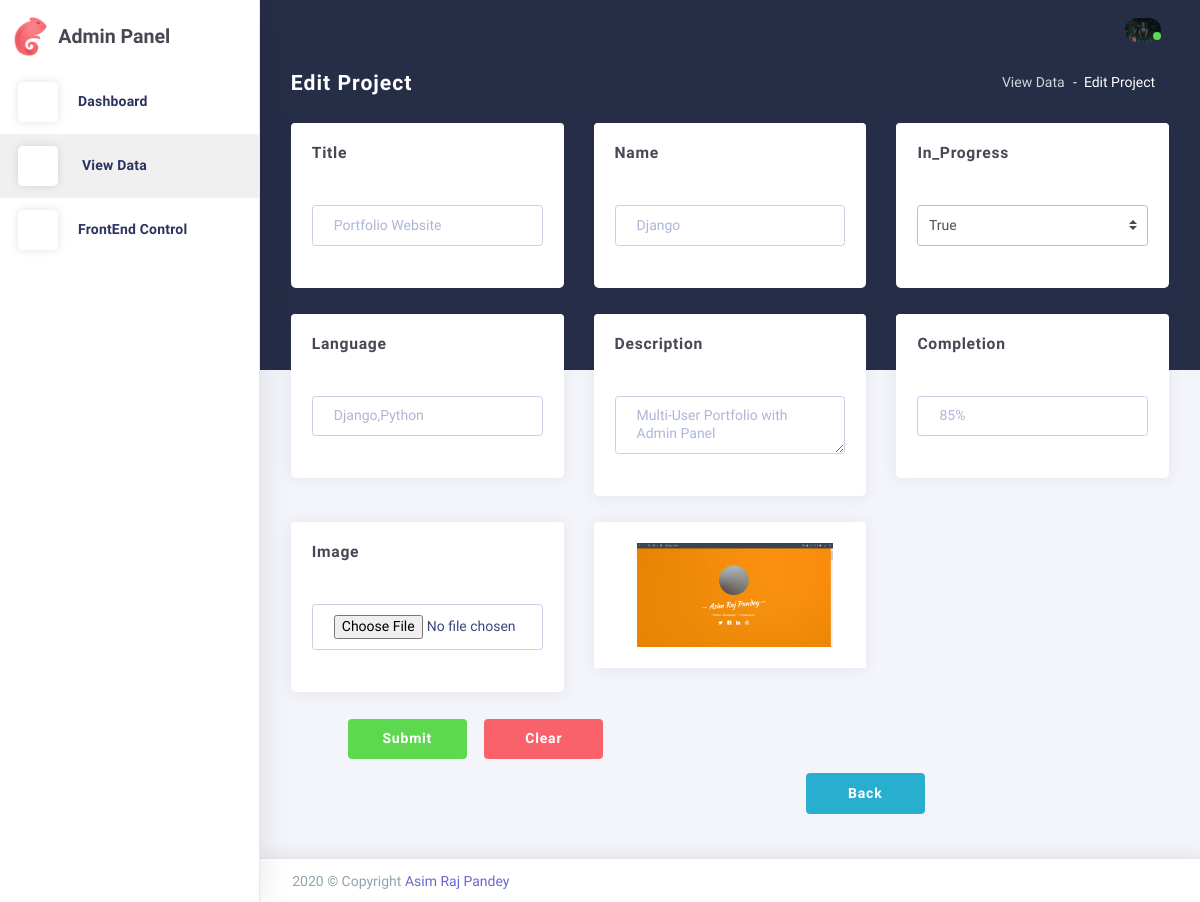
Page /admin-Panel/edit-project/12 (signed in) on the earlier database version.
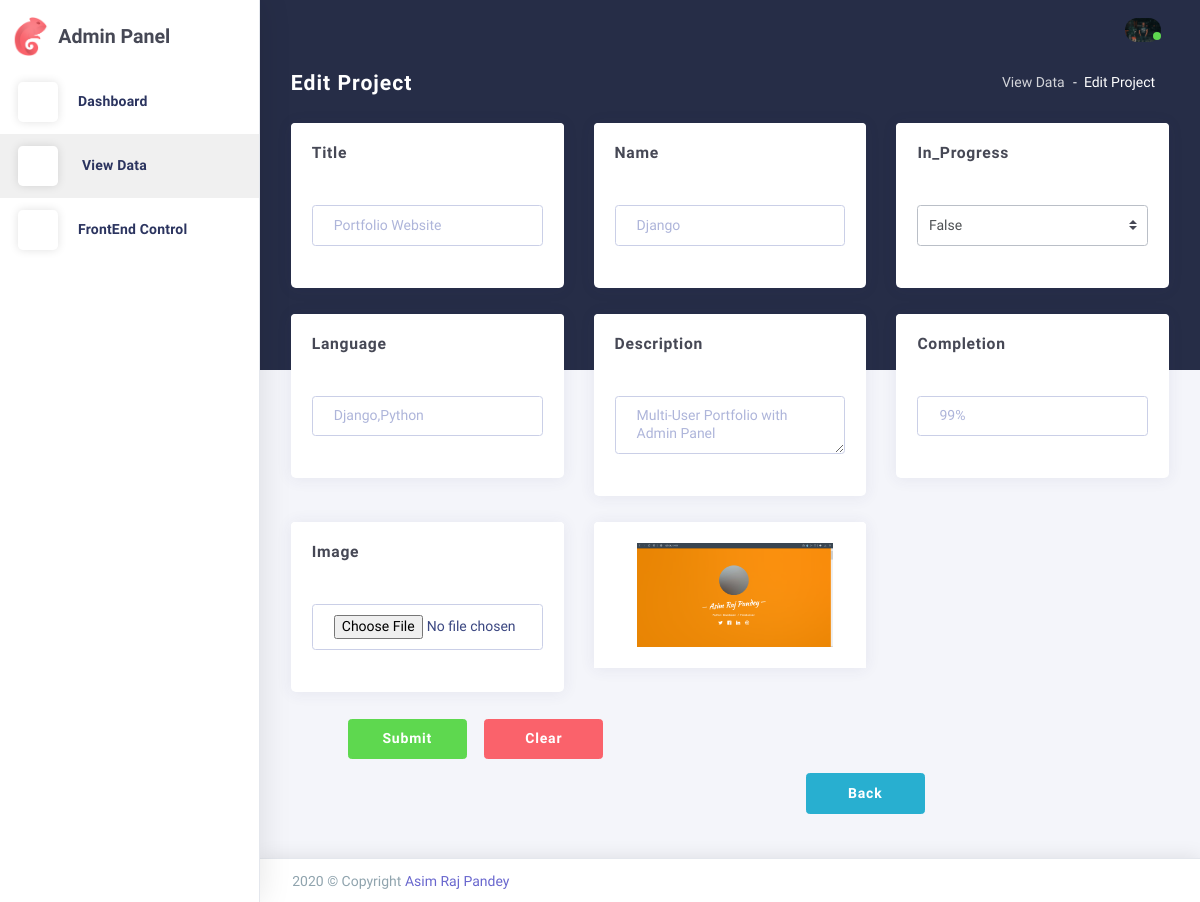
Same page on the later database version.
### User/models.py (models this page shows, shortened)
class Project(models.Model):
    user = models.ForeignKey(User,on_delete=models.CASCADE)
    title = models.CharField(max_length=30,default='Undefined')
    name = models.CharField(max_length=30,default='Undefined')
    in_progress = models.BooleanField(default=False)
    language = models.CharField(max_length=30,null=True)
    description = models.TextField(null=True)
    completion = models.IntegerField(default='0')
    image = models.ImageField(upload_to='project/',null=True)

### adminpanel/views.py (the view)
# urls.py: path('edit-project/<int:id>',views.edit_project,name='editProject'),
@login_required(login_url='login')
def edit_project(request, id):
    data = UserProfile.objects.get(vuser = request.user)
    project = Project.objects.get(id = id)
    if request.method == 'POST':
        if request.POST['title'] != '': project.title = request.POST['title']
        if request.POST['name'] != '': project.name = request.POST['name']
        if request.POST['language'] != '': project.language = request.POST['language']
        if request.POST['description'] != '': project.description = request.POST['description']
        if request.POST['completion'] != '': project.completion = request.POST['completion']
        if request.POST['in_progress'] != '': project.in_progress = request.POST['in_progress']
        try:
            project.image = request.FILES['image']
        except MultiValueDictKeyError:
            pass
        try:
            project.save()
            return redirect('view')
        except:
            return render(request,'admin-panel/panel/edit-project.html',{'data':data,'project':project,'error':'Could not Edit Project','active':'active'})
    else:
        return render(request,'admin-panel/panel/edit-project.html',{'data':data,'project':project,'active':'active'})

### template/admin-panel/panel/edit-project.html (shortened to what the changed rows need)
{% extends 'admin-panel/panel/template/main.html'%}
{% load static %}
{% block 'content'%}
<div class="app-content content">
    <div class="content-wrapper">
<form action="{% url 'editProject' project.id %}" method="POST" enctype="multipart/form-data">
<div class="content-body">
  <section class="basic-inputs">
  <div class="row match-height">
    <div class="col-xl-4 col-lg-6 col-md-12">
        <div class="card">
            <div class="card-block">
                <div class="card-body">
                    <fieldset class="form-group">
                        <input type="text" class="form-control" id="placeholderInput" name="title" placeholder="{{project.title}}">
                    </fieldset>
                </div>
            </div>
        </div>
    </div>
    <div class="col-xl-4 col-lg-6 col-md-12">
      <div class="card">
          <div class="card-block">
              <div class="card-body">
                  <fieldset class="form-group">
                      <input type="text" class="form-control" id="placeholderInput" name="name" placeholder="{{project.name}}">
                  </fieldset>
              </div>
          </div>
      </div>
    </div>
    <div class="col-xl-4 col-lg-6 col-md-12">
      <div class="card">
          <div class="card-block">
              <div class="card-body">
                <fieldset class="form-group">
                  <select class="custom-select" id="customSelect" name="in_progress">
                      <option value="False" {% if project.in_progress == False%}selected {%endif%}>False</option>
                      <option value="True" {% if project.in_progress == True%}selected {%endif%}>True</option>
                  </select>
              </fieldset>
              </div>
          </div>
      </div>
    </div>
    <div class="col-xl-4 col-lg-6 col-md-12">
      <div class="card">
          <div class="card-block">
              <div class="card-body">
                  <fieldset class="form-group">
                      <input type="text" class="form-control" id="placeholderInput" name="language" placeholder="{{project.language}}">
                  </fieldset>
              </div>
          </div>
      </div>
    </div>
    <div class="col-xl-4 col-lg-6 col-md-12">
      <div class="card">
          <div class="card-block">
              <div class="card-body">
                  <fieldset class="form-group">
                      <textarea class="form-control" id="placeTextarea" name="description" rows="2" placeholder="{{project.description}}"></textarea>
                  </fieldset>
              </div>
          </div>
      </div>
    </div>
    <div class="col-xl-4 col-lg-6 col-md-12">
      <div class="card">
          <div class="card-block">
              <div class="card-body">
                  <fieldset class="form-group">
                      <input type="number" min="0" max="100" class="form-control" id="placeholderInput" name="completion" placeholder="{{project.completion}}%">
                  </fieldset>
              </div>
          </div>
      </div>
    </div>
    {% if project.image != ''%}
    <div class="col-xl-4 col-lg-6 col-md-12">
        <div class="card">
            <div class="card-header">
              <img src="{{project.image.url}}" alt="Project Image" style="width: 85%; margin-left: 22px;">
            </div>
        </div>
    </div>
    <div style="margin-left: 72px;">
      <button type="submit" class="btn btn-success btn-min-width mr-1 mb-1">Submit</button>
      <input type="reset" class="btn btn-danger btn-min-width mr-1 mb-1" value="Clear"></input>
    </div>
    <div style="margin-left: 530px;">
        <a href="{% url 'view' %}" class="btn btn-info btn-min-width mr-1 mb-1">Back</a>
    </div>
    {% endif %}
  </div>
  </section>
</div>
</form>
</div>
</div>
{% endblock %}

Differences in the rows shown:
changed Project "Portfolio Website": in_progress "True" → "False"; completion "85%" → "99%"
